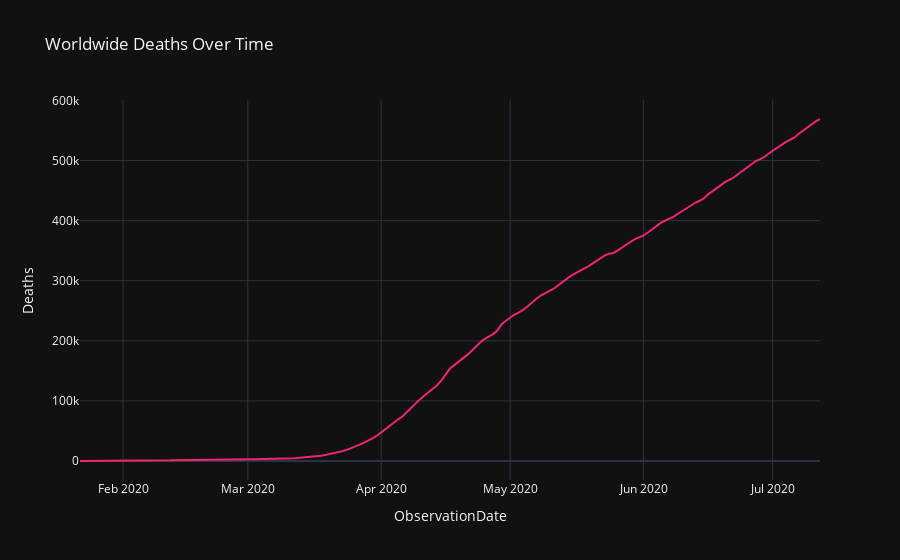
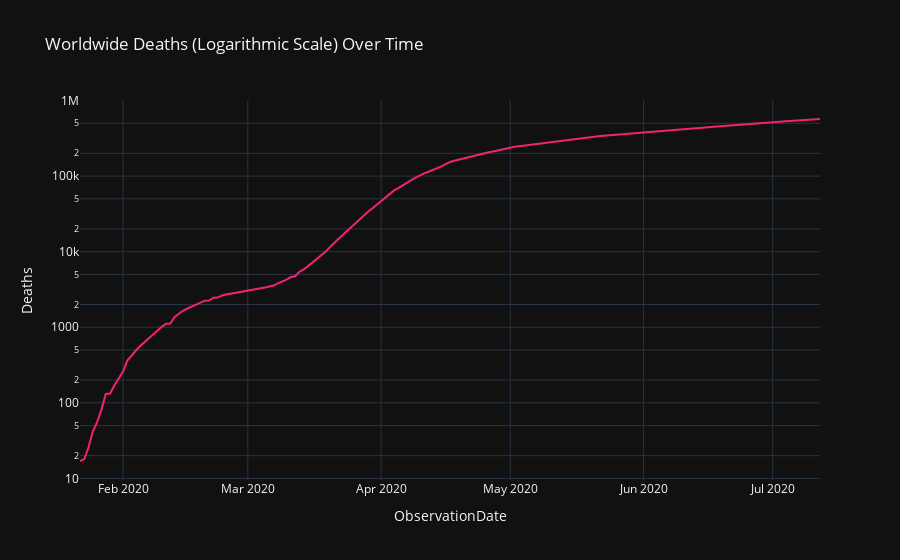

The cell these charts' notebook holds for them, in order:
### Code cell
fig = px.line(grouped, x="ObservationDate", y="Deaths", title="Worldwide Deaths Over Time",
             color_discrete_sequence=['#F42272'])
fig.show()

fig = px.line(grouped, x="ObservationDate", y="Deaths", title="Worldwide Deaths (Logarithmic Scale) Over Time", 
              log_y=True, color_discrete_sequence=['#F42272'])
fig.show()

### Figure 1 — Plotly figure (JSON) as saved in the notebook; plotly's stock layout.template omitted (floating-point values rounded to 4 significant figures; data arrays with more than 128 entries replaced by an {"elided": "..."} marker saying what was removed)
{"data": [{"hoverlabel": {"namelength": 0}, "hovertemplate": "ObservationDate=%{x}<br>Deaths=%{y}", "legendgroup": "", "line": {"color": "#F42272", "dash": "solid"}, "mode": "lines", "name": "", "showlegend": false, "type": "scatter", "x": {"elided": "173 str values"}, "xaxis": "x", "y": {"elided": "173 int values"}, "yaxis": "y"}], "layout": {"legend": {"tracegroupgap": 0}, "title": {"text": "Worldwide Deaths Over Time"}, "xaxis": {"anchor": "y", "domain": [0, 1], "title": {"text": "ObservationDate"}}, "yaxis": {"anchor": "x", "domain": [0, 1], "title": {"text": "Deaths"}}}}

### Figure 2 — Plotly figure (JSON) as saved in the notebook; plotly's stock layout.template omitted (floating-point values rounded to 4 significant figures; data arrays with more than 128 entries replaced by an {"elided": "..."} marker saying what was removed)
{"data": [{"hoverlabel": {"namelength": 0}, "hovertemplate": "ObservationDate=%{x}<br>Deaths=%{y}", "legendgroup": "", "line": {"color": "#F42272", "dash": "solid"}, "mode": "lines", "name": "", "showlegend": false, "type": "scatter", "x": {"elided": "173 str values"}, "xaxis": "x", "y": {"elided": "173 int values"}, "yaxis": "y"}], "layout": {"legend": {"tracegroupgap": 0}, "title": {"text": "Worldwide Deaths (Logarithmic Scale) Over Time"}, "xaxis": {"anchor": "y", "domain": [0, 1], "title": {"text": "ObservationDate"}}, "yaxis": {"anchor": "x", "domain": [0, 1], "title": {"text": "Deaths"}, "type": "log"}}}
